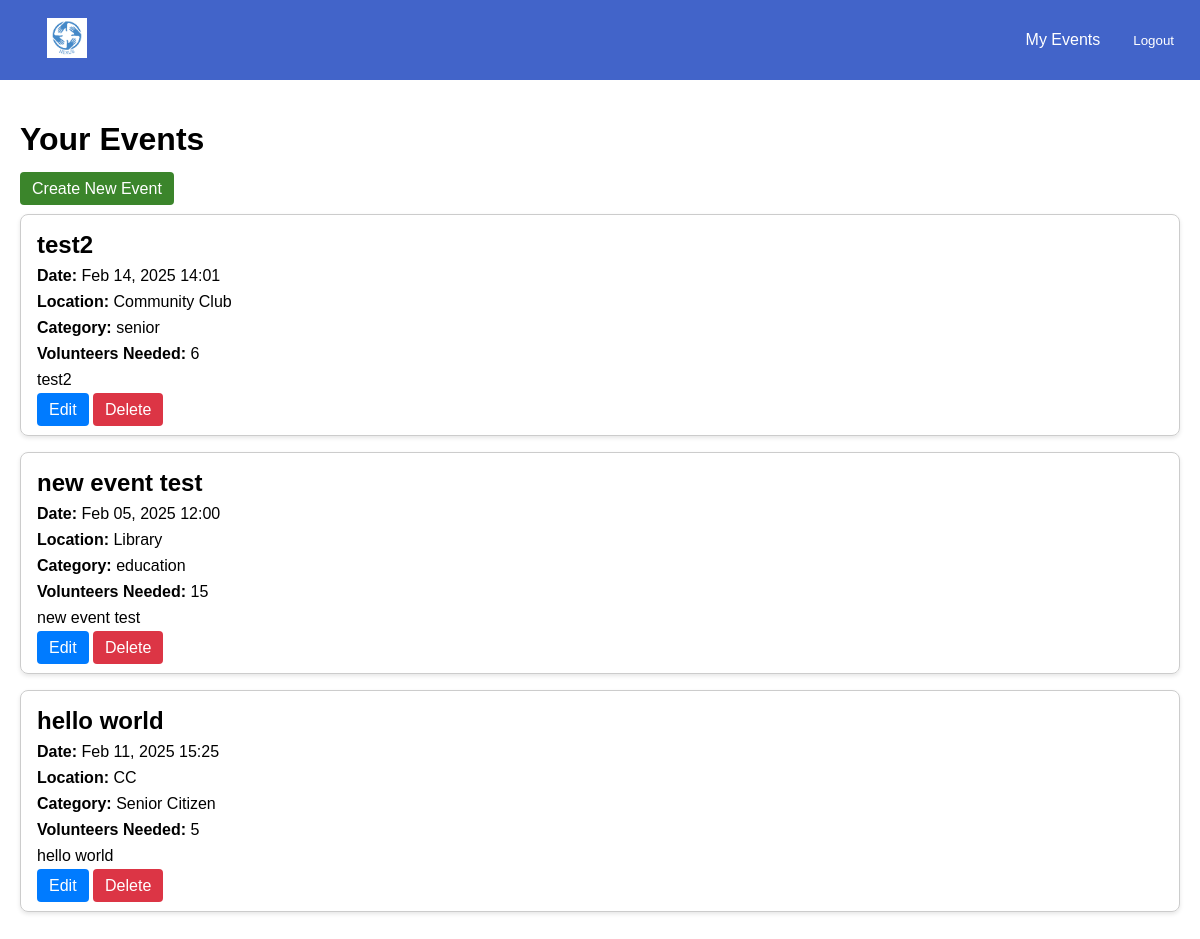
Page /events/dashboard/organisation/ (signed in) on the earlier database version.
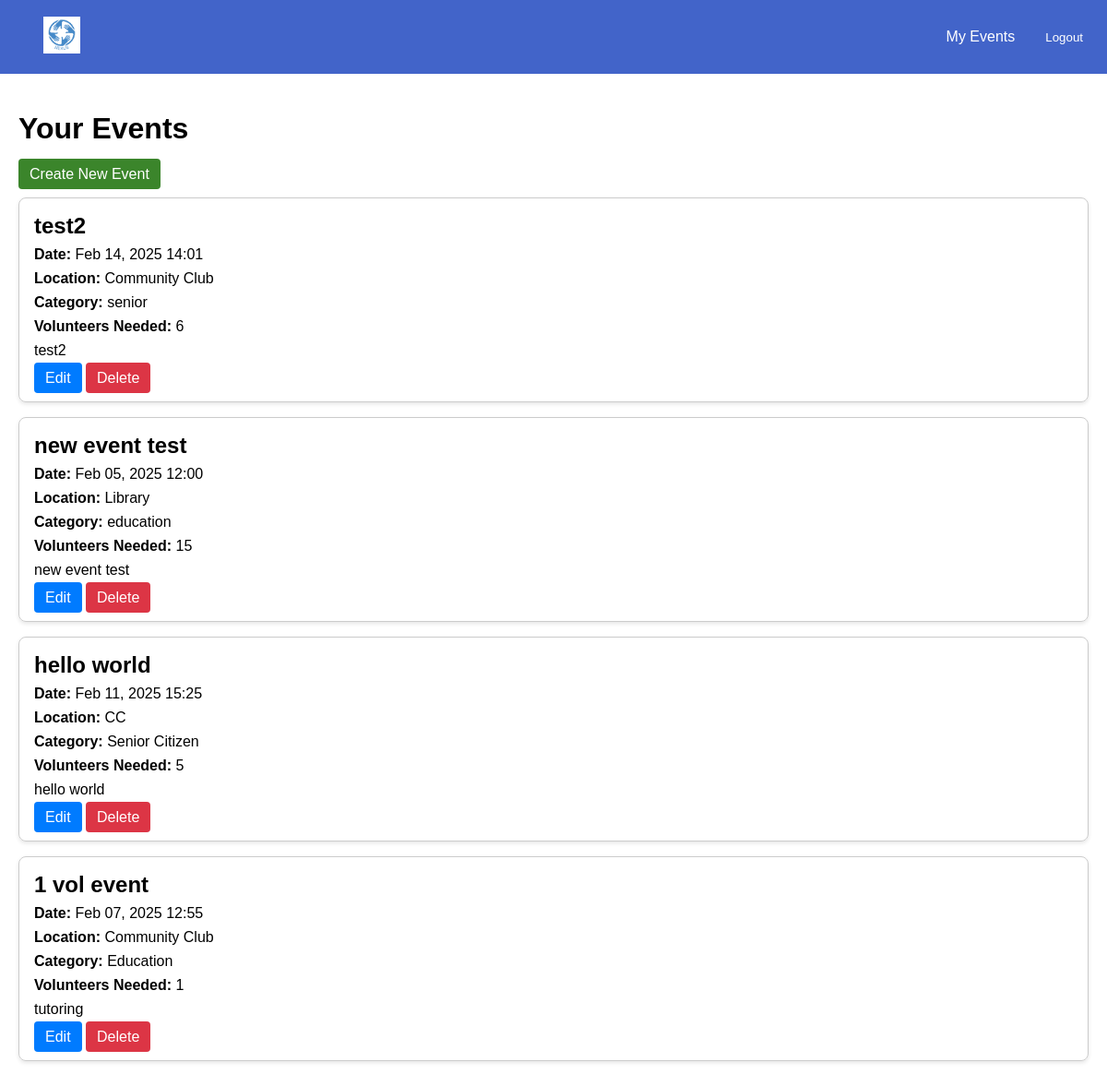
Same page on the later database version.
### events/models.py (models this page shows, shortened)
class Event(models.Model):
    CATEGORY_CHOICES = [
        ('Education', 'Education'),
        ('Social Development', 'Social Development'),
        ('Senior Citizen', 'Senior Citizen'),
    ]
    organisation = models.ForeignKey(settings.AUTH_USER_MODEL, on_delete=models.CASCADE)
    name = models.CharField(max_length=255)
    description = models.TextField()
    date = models.DateTimeField()
    location = models.CharField(max_length=255)
    volunteers_needed = models.PositiveIntegerField()
    roles_responsibilities = models.TextField()
    category = models.CharField(max_length=50, choices=CATEGORY_CHOICES, blank=False, default='education')

### events/views.py (the view)
# urls.py: path('dashboard/organisation/', views.organisation_dashboard, name='organisation_dashboard'),
@login_required
def organisation_dashboard(request):
    if request.user.user_type == 'organisation':
        events = Event.objects.filter(organisation=request.user)
        return render(request, 'events/organisation_dashboard.html', {'events': events})
    return redirect('home')

### events/templates/events/organisation_dashboard.html (shortened to what this page needs)
{% extends 'base.html' %}
{% block content %}
<body>
    <h1>Your Events</h1>
    <a href="{% url 'events:create_event' %}" class="btn">Create New Event</a>
    {% if events %}
        {% for event in events %}
            <div class="card">
                <h3>{{ event.name }}</h3>
                <p><strong>Date:</strong> {{ event.date|date:"M d, Y H:i" }}</p>
                <p><strong>Location:</strong> {{ event.location }}</p>
                <p><strong>Category:</strong> {{ event.get_category_display }}</p>
                <p><strong>Volunteers Needed:</strong> {{ event.volunteers_needed }}</p>
                <p>{{ event.description }}</p>
                <div class="card-buttons">
                    <a href="{% url 'events:edit_event' event.id %}" class="btn btn-edit">Edit</a>
                    <a href="{% url 'events:delete_event' event.id %}" class="btn btn-delete" onclick="return confirm('Are you sure you want to delete this event?');">Delete</a>
                </div>
            </div>
        {% endfor %}
    {% else %}
        <p>No events found. Create your first event!</p>
    {% endif %}
</body>
</html>
{% endblock %}

Differences in the rows shown:
added Event: name "1 vol event", date "Feb 07, 2025 12:55", location "Community Club", category "Education", volunteers_needed "1", description "tutoring"
